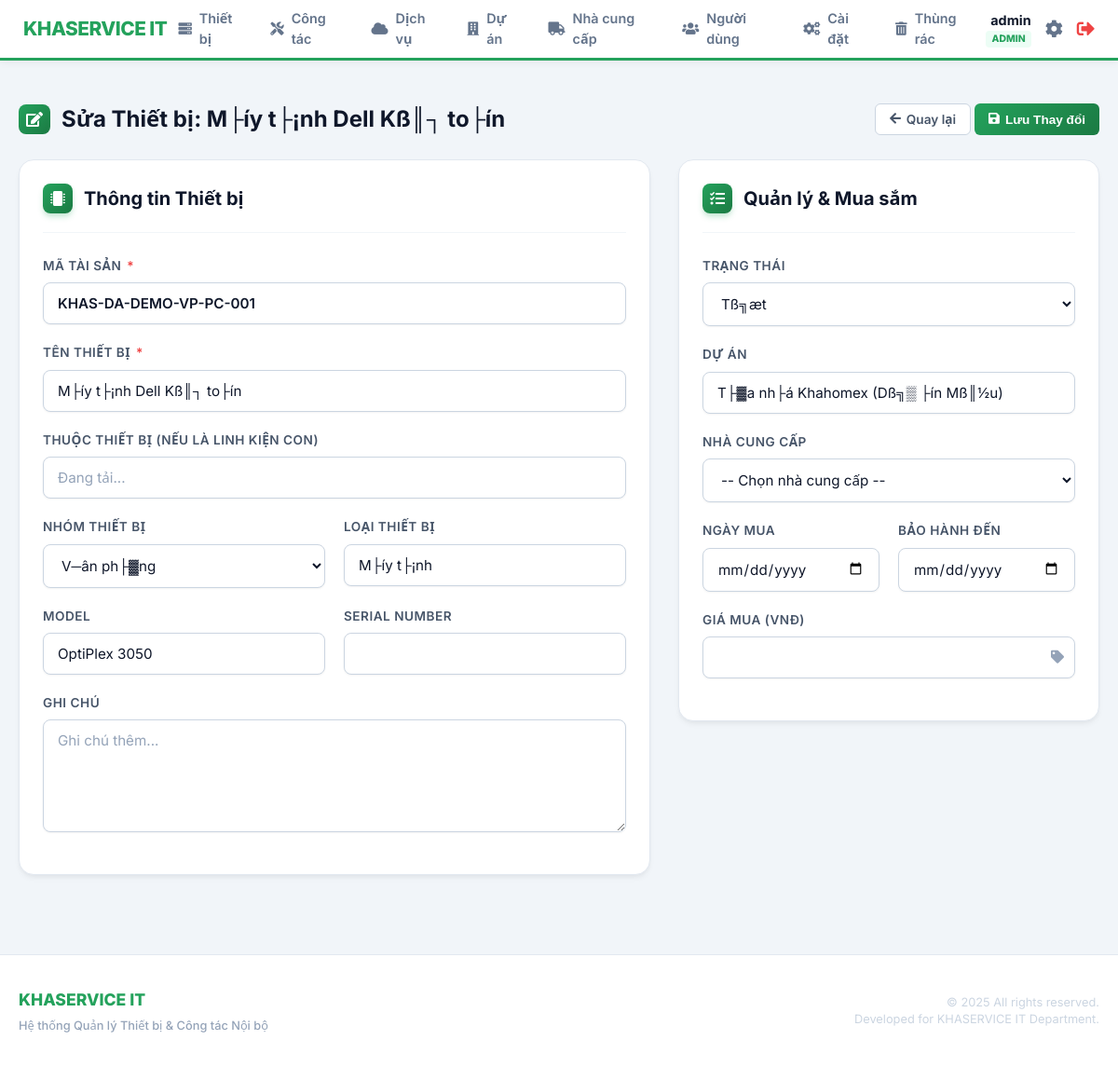
The app's page /index.php?page=devices/edit&id=1 (signed in), older data.
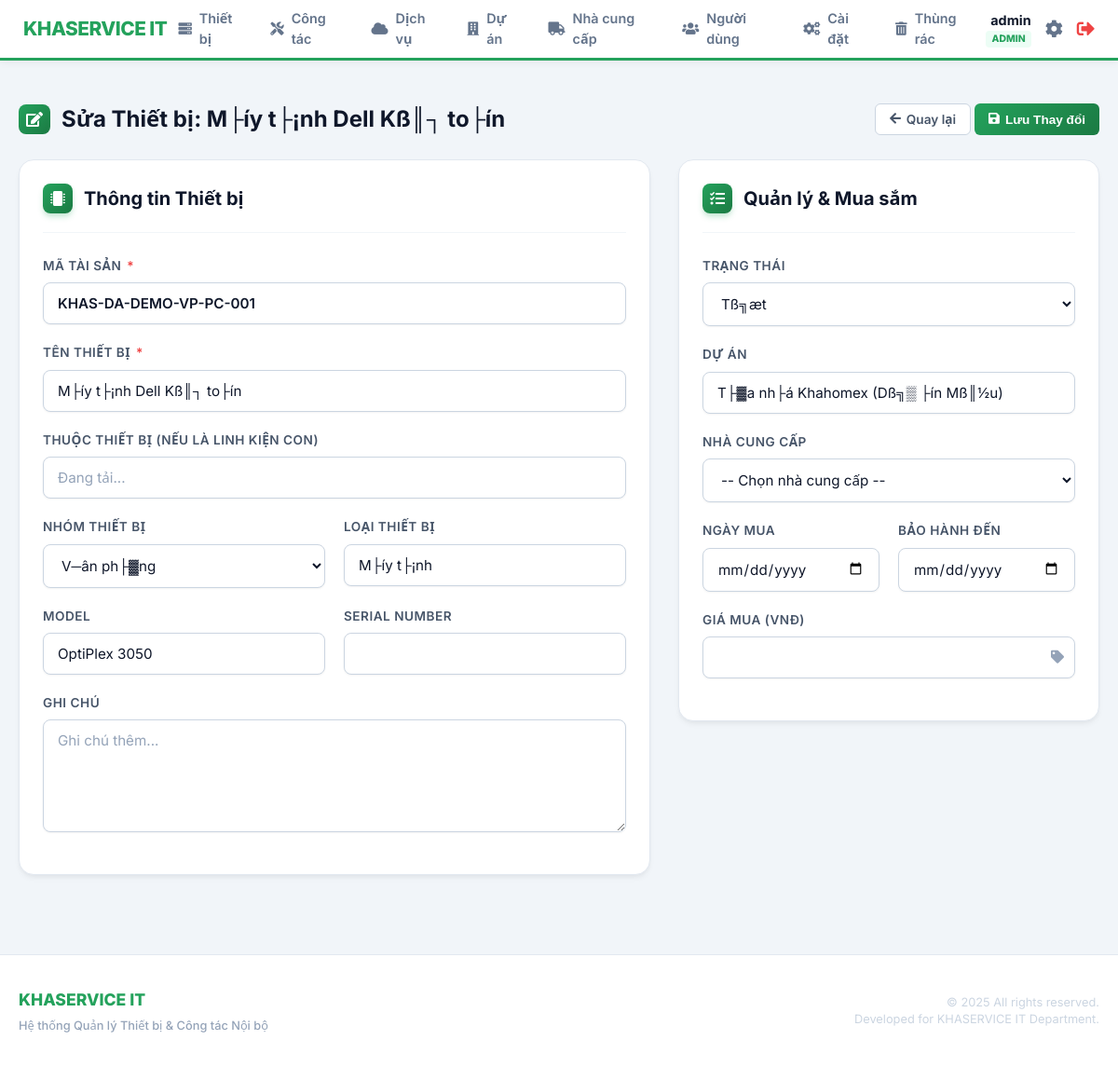
The same page, newer data.
### tables this page shows
CREATE TABLE `devices` (
  `id` int(11) NOT NULL AUTO_INCREMENT,
  `ma_tai_san` varchar(100) NOT NULL COMMENT 'M?? t??i s???n n???i b??? (VD: KHAS-DA01-PC-001)',
  `ten_thiet_bi` varchar(255) NOT NULL COMMENT 'T??n thi???t b??? (PC l??? t??n, UPS barrier...)',
  `nhom_thiet_bi` varchar(50) NOT NULL COMMENT 'Nh??m thi???t b???: V??n ph??ng / B??i xe',
  `loai_thiet_bi` varchar(100) NOT NULL COMMENT 'Lo???i thi???t b???: PC, UPS, Camera, Barrier, ?????u ?????c th???...',
  `model` varchar(255) DEFAULT NULL COMMENT 'Model thi???t b???',
  `serial` varchar(255) DEFAULT NULL COMMENT 'Serial number c???a thi???t b???',
  `project_id` int(11) DEFAULT NULL COMMENT 'Thi???t b??? thu???c d??? ??n n??o',
  `parent_id` int(11) DEFAULT NULL,
  `supplier_id` int(11) DEFAULT NULL COMMENT 'Nh?? cung c???p thi???t b???',
  `ngay_mua` date DEFAULT NULL COMMENT 'Ng??y mua thi???t b???',
  `gia_mua` decimal(15,2) DEFAULT NULL COMMENT 'Gi?? mua t???i th???i ??i???m mua (VN??)',
  `bao_hanh_den` date DEFAULT NULL COMMENT 'Ng??y h???t h???n b???o h??nh',
  `trang_thai` varchar(50) DEFAULT '??ang s??? d???ng' COMMENT 'Tr???ng th??i: ??ang s??? d???ng / H???ng / Thanh l??',
  `ghi_chu` text DEFAULT NULL COMMENT 'Ghi ch?? kh??c',
  `created_at` timestamp NOT NULL DEFAULT current_timestamp() COMMENT 'Ng??y t???o h??? s?? thi???t b???',
  `deleted_at` timestamp NULL DEFAULT NULL,
  PRIMARY KEY (`id`),
  UNIQUE KEY `ma_tai_san` (`ma_tai_san`),
  KEY `idx_device_parent` (`parent_id`)
);

CREATE TABLE `settings_device_statuses` (
  `id` int(11) NOT NULL AUTO_INCREMENT,
  `status_name` varchar(100) NOT NULL,
  `color_class` varchar(50) DEFAULT 'status-default',
  `created_at` timestamp NOT NULL DEFAULT current_timestamp(),
  PRIMARY KEY (`id`),
  UNIQUE KEY `status_name` (`status_name`)
);

### modules/devices/edit.php (the view, shortened to what the changed rows need)
<?php
$device_id = $_GET['id'] ?? null;
$device = null;
if ($device_id) {
    $stmt = $pdo->prepare("SELECT * FROM devices WHERE id = ?");
    $stmt->execute([$device_id]);
    $device = $stmt->fetch();
}
$projects_stmt = $pdo->query("SELECT id, ten_du_an FROM projects ORDER BY ten_du_an");
$projects = $projects_stmt->fetchAll();
$db_types = $pdo->query("SELECT * FROM settings_device_types ORDER BY group_name, type_name")->fetchAll();
$db_groups = array_unique(array_column($db_types, 'group_name'));
$db_statuses = $pdo->query("SELECT * FROM settings_device_statuses ORDER BY id ASC")->fetchAll();
?>
<div class="page-header">
    <h2><i class="fas fa-edit"></i> Sửa Thiết bị: <?php echo htmlspecialchars($device['ten_thiet_bi']); ?></h2>
    <div class="header-actions">
        <a href="index.php?page=devices/view&id=<?php echo $device_id; ?>" class="btn btn-secondary"><i class="fas fa-arrow-left"></i> Quay lại</a>
        <button type="submit" form="edit-device-form" class="btn btn-primary"><i class="fas fa-save"></i> Lưu Thay đổi</button>
    </div>
</div>
<form action="index.php?page=devices/edit&id=<?php echo $device_id; ?>" method="POST" id="edit-device-form" class="edit-layout">
    <div class="left-panel">
        <div class="card">
            <div class="card-header-custom">
                <h3><i class="fas fa-microchip"></i> Thông tin Thiết bị</h3>
            </div>
            <div class="card-body-custom">
                <div class="form-group">
                    <label for="ma_tai_san">Mã Tài sản <span class="required">*</span></label>
                    <input type="text" id="ma_tai_san" name="ma_tai_san" value="<?php echo htmlspecialchars($_POST['ma_tai_san'] ?? $device['ma_tai_san']); ?>" required class="input-highlight">
                </div>
                <div class="form-group">
                    <label for="ten_thiet_bi">Tên Thiết bị <span class="required">*</span></label>
                    <input type="text" id="ten_thiet_bi" name="ten_thiet_bi" value="<?php echo htmlspecialchars($_POST['ten_thiet_bi'] ?? $device['ten_thiet_bi']); ?>" required>
                </div>
                <div class="form-group">
                    <label for="parent_id">Thuộc thiết bị (Nếu là linh kiện con)</label>
                    <div class="searchable-select-container">
                        <input type="text" id="parent_search" class="search-input" placeholder="Chọn dự án trước..." disabled autocomplete="off">
                    </div>
                </div>
                <div class="form-row">
                    <div class="form-group half">
                        <label for="nhom_thiet_bi">Nhóm Thiết bị</label>
                        <select id="nhom_thiet_bi" name="nhom_thiet_bi">
                            <?php foreach ($db_groups as $group): ?>
                                <option value="<?php echo htmlspecialchars($group); ?>" <?php echo (($_POST['nhom_thiet_bi'] ?? $device['nhom_thiet_bi']) == $group) ? 'selected' : ''; ?>>
                                    <?php echo htmlspecialchars($group); ?>
                                </option>
                            <?php endforeach; ?>
                        </select>
                    </div>
                    <div class="form-group half">
                        <label for="loai_thiet_bi">Loại Thiết bị</label>
                        <input type="text" id="loai_thiet_bi" name="loai_thiet_bi" list="common_types" value="<?php echo htmlspecialchars($_POST['loai_thiet_bi'] ?? $device['loai_thiet_bi']); ?>" placeholder="Chọn hoặc gõ loại mới...">
                    </div>
                </div>
                <div class="form-row">
                    <div class="form-group half">
                        <label for="model">Model</label>
                        <input type="text" id="model" name="model" value="<?php echo htmlspecialchars($_POST['model'] ?? $device['model']); ?>">
                    </div>
                    <div class="form-group half">
                        <label for="serial">Serial Number</label>
                        <input type="text" id="serial" name="serial" value="<?php echo htmlspecialchars($_POST['serial'] ?? $device['serial']); ?>">
                    </div>
                </div>
                <div class="form-group">
                     <label for="ghi_chu">Ghi chú</label>
                     <textarea id="ghi_chu" name="ghi_chu" rows="5" placeholder="Ghi chú thêm..."><?php echo htmlspecialchars($_POST['ghi_chu'] ?? $device['ghi_chu']); ?></textarea>
                </div>
            </div>
        </div>
    </div>
    <div class="right-panel">
        <div class="card">
            <div class="card-header-custom">
                <h3><i class="fas fa-tasks"></i> Quản lý & Mua sắm</h3>
            </div>
            <div class="card-body-custom">
                 <div class="form-group">
                    <label for="trang_thai">Trạng thái</label>
                    <select id="trang_thai" name="trang_thai">
                        <?php foreach ($db_statuses as $status): ?>
                            <option value="<?php echo htmlspecialchars($status['status_name']); ?>" <?php echo (($_POST['trang_thai'] ?? $device['trang_thai']) == $status['status_name']) ? 'selected' : ''; ?>>
                                <?php echo htmlspecialchars($status['status_name']); ?>
                            </option>
                        <?php endforeach; ?>
                    </select>
                </div>
                <div class="form-group">
                    <label for="project_id">Dự án</label>
                    <div class="searchable-select-container">
                        <input type="text" id="project_search" class="search-input" placeholder="Gõ tên hoặc mã dự án..." value="<?php
                            if ($device['project_id']) {
                                foreach($projects as $p) {
                                    if($p['id'] == $device['project_id']) {
                                        echo htmlspecialchars($p['ten_du_an']);
                                        break;
                                    }
                                }
                            }
                        ?>" autocomplete="off">
                    </div>
                </div>
                <div class="form-group">
                    <label for="supplier_id">Nhà cung cấp</label>
                    <select id="supplier_id" name="supplier_id">
                        <option value="">-- Chọn nhà cung cấp --</option>
                    </select>
                </div>
                <div class="form-row">
                    <div class="form-group half">
                        <label for="ngay_mua">Ngày mua</label>
                        <input type="date" id="ngay_mua" name="ngay_mua" value="<?php echo htmlspecialchars($_POST['ngay_mua'] ?? $device['ngay_mua']); ?>">
                    </div>
                    <div class="form-group half">
                        <label for="bao_hanh_den">Bảo hành đến</label>
                        <input type="date" id="bao_hanh_den" name="bao_hanh_den" value="<?php echo htmlspecialchars($_POST['bao_hanh_den'] ?? $device['bao_hanh_den']); ?>">
                    </div>
                </div>
                <div class="form-group">
                    <label for="gia_mua">Giá mua (VNĐ)</label>
                    <div class="input-icon-wrapper">
                        <input type="number" id="gia_mua" name="gia_mua" step="1000" value="<?php echo htmlspecialchars($_POST['gia_mua'] ?? $device['gia_mua']); ?>">
                    </div>
                </div>
            </div>
        </div>
    </div>
</form>

Row changes from the older to the newer data that the page shows:
changed devices "M├íy t├¡nh Dell Kß║┐ to├ín": trang_thai (not shown) → "Tß╗æt"
Text that changed along with them:
form field trang_thai: "Tß╗æt" → (not shown)
